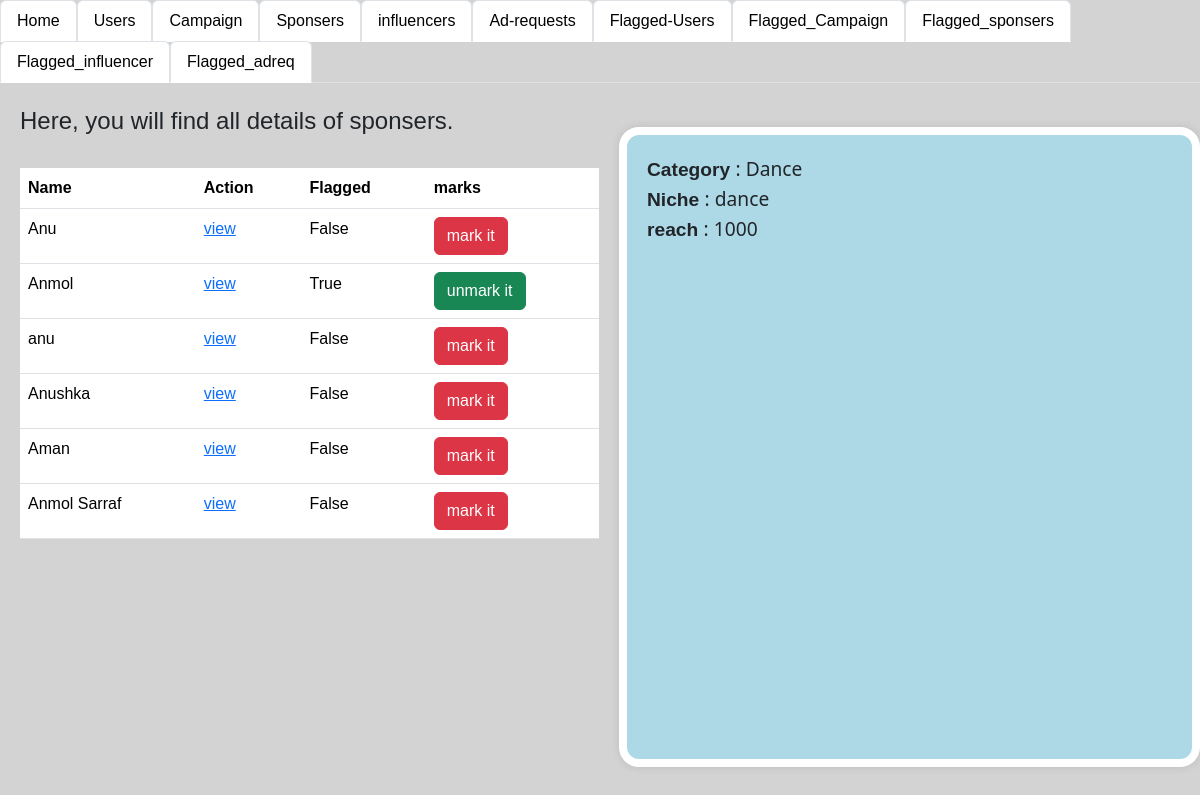
Before: /admin_info/1 with the older database file.
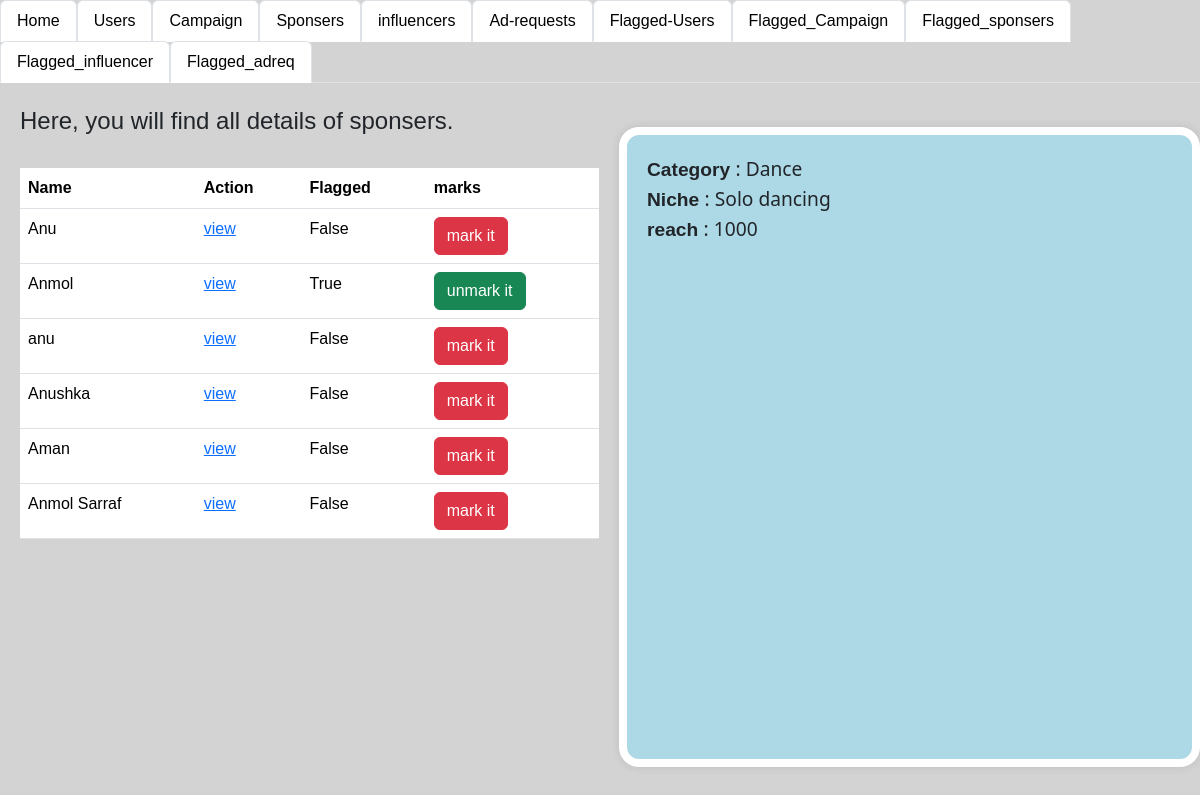
After: the same page with the newer database file.
### app.py (models this page shows)
class influencer(db.Model):
    __tablename__='influcener'
    influencer_id=db.Column(db.Integer,primary_key=True,autoincrement=True)
    name=db.Column(db.String,db.ForeignKey(user.username))
    Category=db.Column(db.String)
    Niche=db.Column(db.String)
    reach=db.Column(db.Integer)
    user_id=db.Column(db.Integer,db.ForeignKey(user.user_id))
    photo_path = db.Column(db.String)
    flagged_info=db.Column(db.Boolean, default=False)

### app.py (the view)
@app.route("/admin_info/<int:info_id>",methods={"GET"})
def admin_info1(info_id):
    infodata=db.session.query(influencer).all()
    info12=db.session.query(influencer).filter(influencer.influencer_id==info_id).first()
    return render_template("admin_info.html",infodata=infodata,info12=info12)

### templates/admin_info.html (shortened to what this page needs)
<!DOCTYPE html>
<html lang="en">
<head>
    <link rel="stylesheet" href="\static\style.css">
    <link href="https://cdn.jsdelivr.net/npm/bootstrap@5.3.3/dist/css/bootstrap.min.css" rel="stylesheet">
</head>
<body style="background-color: lightgray;">
  <ul class="nav nav-tabs">
    <li class="nav-item">
      <a class="nav-link active" aria-current="page" href="/login">Home</a>
    </li>
    <li class="nav-item">
      <a class="nav-link active" aria-current="page" href="/login_users">Users</a>
    </li>
    <li class="nav-item">
      <a class="nav-link active" aria-current="page" href="/login_camp" >Campaign</a>
    </li>
    <li class="nav-item">
      <a class="nav-link active" aria-current="page" href="/admin_spons" >Sponsers</a>
    </li>
    <li class="nav-item">
      <a class="nav-link active" aria-current="page" href="/admin_info" >influencers</a>
    </li>
    <li class="nav-item">
      <a class="nav-link active" aria-current="page" href="/admin_adreq" >Ad-requests</a>
  </li>
  <li class="nav-item">
    <a class="nav-link active" aria-current="page" href="/login_users/flag">Flagged-Users</a>
  </li>
    <li class="nav-item">
      <a class="nav-link active" aria-current="page" href="/login_camp/flag" >Flagged_Campaign</a>
    </li>
    <li class="nav-item">
      <a class="nav-link active" aria-current="page" href="/login_spons/flag" >Flagged_sponsers</a>
    </li>
    <li class="nav-item">
      <a class="nav-link active" aria-current="page" href="/admin_info/flag" >Flagged_influencer</a>
    </li>
    <li class="nav-item">
      <a class="nav-link active" aria-current="page" href="/admin_adreq/flag" >Flagged_adreq</a>
    </li>
  </ul>
  <div class="seperate">
    <div style="width: 50%; margin-left: 20px;">
        <h4>Here, you will find all details of sponsers.</h4><br>
        <table class="table table-hover">
          <tr>
            <th>Name</th>
            <th>Action</th>
            <th>Flagged</th>
            <th>marks</th>
          </tr>
            {% for i in infodata %}
          <tr>
            <td>{{i.name}}</td>
            <td><a href="/admin_info/{{i.influencer_id}}">view</a></td>
            <td>{{i.flagged_info}}</td>
            {% if i.flagged_info == false %}
            <td><a class="btn btn-danger" href="/admin_info_flag/{{i.influencer_id}}">mark it</a></td>
            {% else %}
            <td><a class="btn btn-success" href="/admin_info_flag_false/{{i.influencer_id}}">unmark it</a></td>
            {% endif %}
        </tr>
            {% endfor %}
        </table>
    </div >
    <div class="admin_camp_details">
     <b> Category </b>: {{info12.Category }}<br>
     <b> Niche </b>: {{info12.Niche}}<br>
     <b> reach </b>: {{info12.reach}}<br>
    </div>
  </div>
</body>
</html>

Changed rows visible on the page:
changed influencer "Anu": Niche "dance" → "Solo dancing"
